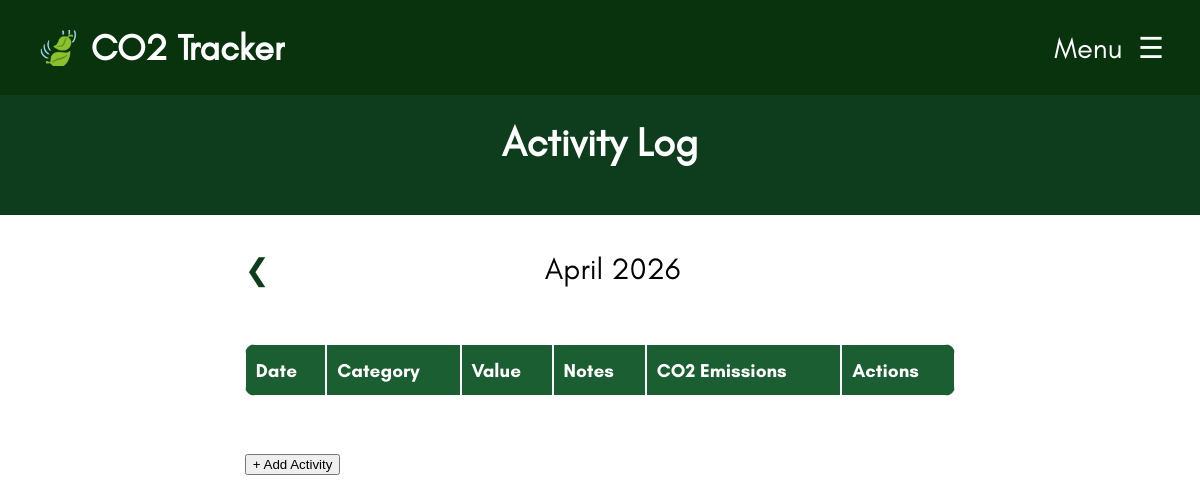
Before: /activity-log.php (signed in) with the older database file.
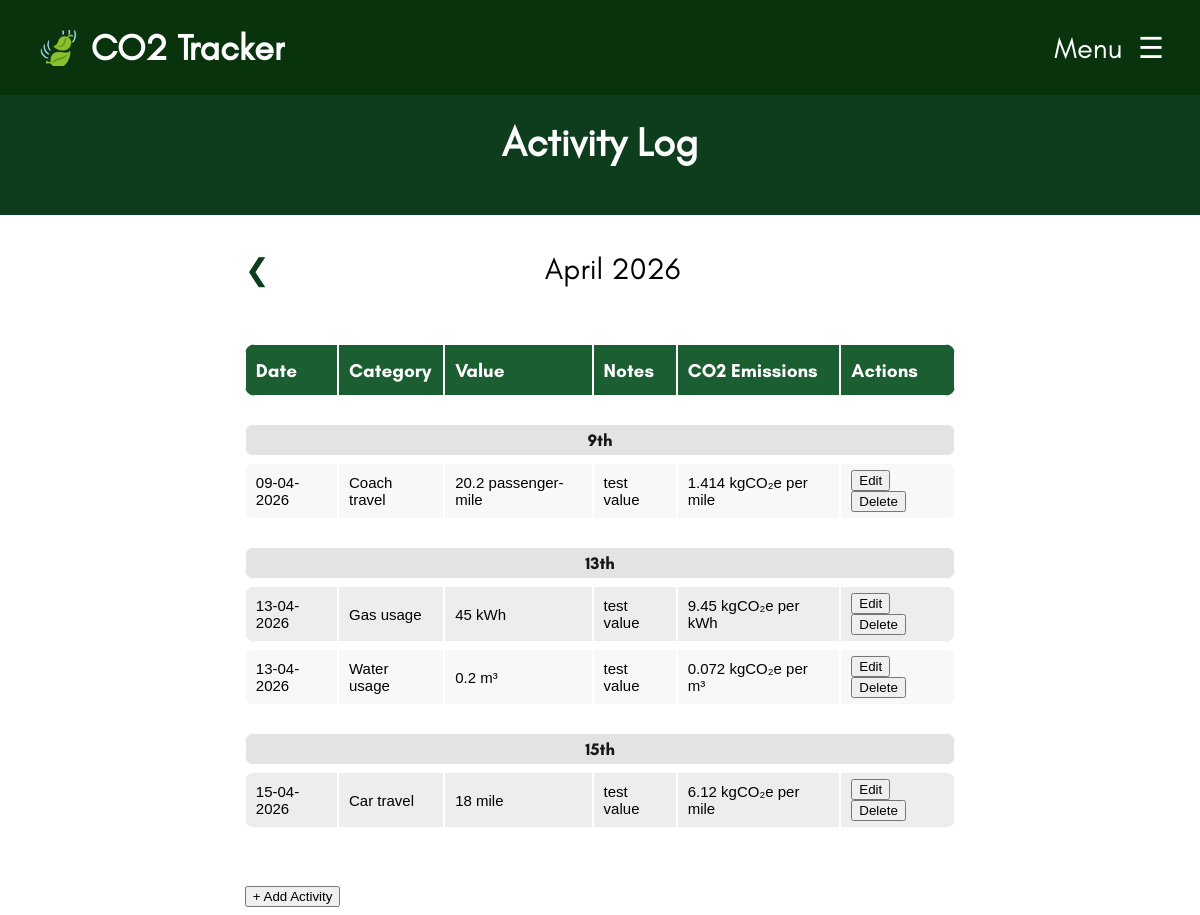
After: the same page with the newer database file.
### tables this page shows
CREATE TABLE "Activity_Log" (
	"Log_ID"	INTEGER,
	"User_ID"	INTEGER NOT NULL,
	"Category_ID"	INTEGER NOT NULL,
	"Value"	INTEGER NOT NULL,
	"Activity_Date"	DATETIME NOT NULL,
	"Notes"	TEXT,
	"Calculated_Emissions"	REAL NOT NULL,
	PRIMARY KEY("Log_ID" AUTOINCREMENT),
	FOREIGN KEY("Category_ID") REFERENCES "Emission_Category"("Category_ID"),
	FOREIGN KEY("User_ID") REFERENCES "User"("User_ID")
);

CREATE TABLE Emission_Category
(
	Category_ID TEXT PRIMARY KEY,
	Name TEXT NOT NULL,
	Description TEXT NOT NULL,
	Unit TEXT NOT NULL,
	Average REAL NOT NULL,
	Emission_Factor REAL NOT NULL,
	Emission_Unit TEXT NOT NULL
);

### components/functions.php (the view, shortened to what this page needs)
<?php
function dbConnect()
{
  $db = new SQLite3(__DIR__ . "/data.db");
  $db->enableExceptions(true);
  return $db;
}
function DisplayActivityLog()
{
  $current_month_datetime = new DateTime('first day of this month 00:00:00');
  $current_m_y = $current_month_datetime->format('m-y');
  $selected_month_param = isset($_GET['date']) ? $_GET['date'] : $current_m_y;
  $selected_month_datetime = DateTime::createFromFormat('m-y', $selected_month_param);
  $selected_month_datetime->modify('first day of this month 00:00:00');
  $prev_month = (clone $selected_month_datetime)->modify('-1 month')->format('m-y');
  echo "<div class='activity-month-select-container'>";
  echo "<a href='?date=$prev_month' class='month-select-arrow'>❮</a>";
  echo "<p class='activity-month-header'>" . $selected_month_datetime->format('F Y') . "</p>";
  echo "</div>";
  DisplayThisMonthsActivities($selected_month_datetime);
}
function DisplayThisMonthsActivities($selected_month_datetime)
{
  $db = dbConnect();
  $month = $selected_month_datetime->format('m-Y');
  $stmt = $db->prepare("
          SELECT AL.*, U.Username, C.Name, C.Unit, C.Emission_Unit
          FROM Activity_Log AL
          INNER JOIN User U ON AL.User_ID = U.User_ID
          INNER JOIN Emission_Category C ON AL.Category_ID = C.Category_ID
          WHERE U.User_ID = :user_id
          AND substr(Activity_Date, 4, 7) = :selected_month
          ORDER BY AL.Activity_Date ASC
      ");
  $stmt->bindValue(':user_id', $_SESSION['user_id'], SQLITE3_INTEGER);
  $stmt->bindValue(':selected_month', $month, SQLITE3_TEXT);
  $results = $stmt->execute();
  if ($results) {
    $lastDate = "";
    echo "
          <table class='activities-table'>
          <tr>
              <th>Date</th>
              <th>Category</th>
              <th>Value</th>
              <th>Notes</th>
              <th>CO2 Emissions</th>
              <th>Actions</th>
          </tr>";
    while ($row = $results->fetchArray(SQLITE3_ASSOC)) {
      $currentDate = $row['Activity_Date'];
      $dateTime = DateTime::createFromFormat('d-m-Y', $currentDate);
      $dateFormatted = $dateTime->format('jS');
      if ($currentDate !== $lastDate) {
        echo "
                  <tr></tr>
                  <tr></tr>
                  <tr></tr>
                  <tr class='date-break'>
                      <td colspan='6'><p>" . $dateFormatted . "</p></td>
                  </tr>";
        $lastDate = $currentDate;
      }
      $logId = $row['Log_ID'];
      $escapedNotes = htmlspecialchars($row['Notes'], ENT_QUOTES);
      $escapedValue = htmlspecialchars($row['Value'], ENT_QUOTES);
      $dateForEditInput = $dateTime->format('Y-m-d');
      echo "
              <tr id='row-{$logId}'>
                  <td>{$row['Activity_Date']}</td>
                  <td>{$row['Name']}</td>
                  <td>{$row['Value']} {$row['Unit']}</td>
                  <td>{$row['Notes']}</td>
                  <td>{$row['Calculated_Emissions']} {$row['Emission_Unit']}</td>
                  <td class='action-buttons'>
                      <button onclick='openEditModal({$logId}, \"{$dateForEditInput}\", \"{$escapedValue}\", \"{$escapedNotes}\")'>Edit</button>
                      <button onclick='confirmDelete({$logId})'>Delete</button>
                  </td>
              </tr>";
    }
    echo "</table>";
    echo "<button onclick='openAddModal()' class='add-activity-btn'>+ Add Activity</button>";
  } else {
    echo "No activities found or query failed.";
  }
}

### activity-log.php (shortened to what this page needs)
<!DOCTYPE html>
<html lang="en">
  <?php
  include("components/head.php");
  ?>
    <div class="welcome-container">
        <h1 style="font-size: 40px; margin-bottom: -15px;">Activity Log</h1><br><br>
    </div>
    <div class="activity-log-container">
        <?php DisplayActivityLog(); ?>
    </div>
</body>
</html>

### components/head.php (shortened to what this page needs)
<head>
    <link rel="stylesheet" href="css/style.css" />
    <link rel="stylesheet" href="css/navbar.css" />
    <link rel="stylesheet" href="css/termsconditions.css" />
    <link rel="stylesheet" href="css/loginoverlay.css" />
    <?php
      require_once("components/functions.php");
    ?>
</head>
<body>
    <?php
      include("components/navbar.php");
    ?>

### components/navbar.php (shortened to what this page needs)
<header>
    <nav class="navbar">
        <ul class="navbar-items">
            <li class="navbar-logo">
                <a href="index.php">🍃 CO2 Tracker</a>
            </li>
            <li class="menu-button">
                <span onclick="openSideBar()">Menu &nbsp☰</span>
            </li>
        </ul>
    </nav>
</header>
<div id="sidebar-container" class="sidebar-container">
    <ul class="sidebar-items">
        <li style="font-size: 70px; text-align: center; justify-content: center; margin-bottom: -20px; margin-top: -30px; padding-left: 0px;"><a class="sidebar-logo" href="index.php">🍃</a><li>
    </ul>
</div>
<br><br><br>

### css/style.css (style rules this page uses)
:root { --lighter-theme-colour: #1b5e31; --main-theme-colour: #0d3d1d; --darker-theme-colour: #08330d; --error-colour: #ff1313; }
.welcome-container { z-index: -1; display: flex; flex-direction: column; box-sizing: border-box; text-align: center; align-items: center; position: absolute; left: 0; right: 0; width: 100%; padding: 20px 0; background-color: var(--main-theme-colour); color: white; font-family: Glacial Indifference; }
.welcome-container h1 { font-size: 42px; margin-bottom: -15px; }
body { font-size: 18px; font-family: Arial, Helvetica, sans-serif; }
.activity-log-container { width: 60%; margin: auto; margin-top: 150px; }
.activity-month-select-container { display: flex; justify-content: space-between; align-items: center; margin-bottom: 20px; }
.activity-month-header { font-family: Glacial Indifference; font-size: 30px; text-align: center; }
.month-select-arrow { font-size: 30px; color: var(--main-theme-colour); cursor: pointer; text-decoration: none; }
.activities-table { font-family: arial, sans-serif; font-size: 15px; width: 100%; border-collapse: separate; border-spacing: 0px 7px; border-radius: 10px; margin-bottom: 50px; }
.activities-table td, th { border: 1px solid white; text-align: left; padding: 6px 10px; height: 2em; }
th { font-family: 'Glacial Indifference Bold'; background-color: var(--lighter-theme-colour); color: white; font-size: 19px; }
.date-break td { height: 0.5rem !important; padding: 0px !important; background-color: #e3e3e3 !important; text-align: center !important; }
.date-break td p { margin: 5px !important; font-size: 17px; font-family: 'Glacial Indifference Bold'; opacity: 0.9; }
.activities-table tr:nth-child(even) { background-color: #f8f8f8; }
table tr { clip-path: xywh(0 0 100% 100% round 0.7em); background-color: #ededed; }

### css/navbar.css (style rules this page uses)
.navbar { color: #1e1919; background-color: #08330d; height: 95px; align-content: center; position: fixed; left: 0; right: 0; top: 0; bottom: 0; }
.navbar-items { text-decoration: none; font-family: Glacial Indifference; list-style: none; padding: 0 3%; display: flex; justify-content: space-between; align-items: center; background: none; height: 100%; margin: 0px; }
nav ul li a { text-decoration: none; margin-right: 24px; color: white; font-size: 29px; position: relative; }
.navbar-logo a { margin: 0; display: block; text-decoration: none; font-weight: bold; line-height: 100%; white-space: nowrap; overflow: hidden; color: #FFFFFF; font-size: 36px !important; background-color: transparent; transition: font-size 0.05s ease-in-out; }
.menu-button { font-size: 29px; transition: font-size 0.1s ease-in-out; color: white; }
.sidebar-container { position: fixed; top: 0; right: 0; width: 0px; height: 100%; background-color: #08330d; padding-top: 60px; z-index: 1001; overflow-x: hidden; transition: 0.5s; }
.sidebar-items { list-style-type: none; padding-left: 0; }
.sidebar-items li { background-color: #08330d; font-family: Glacial Indifference; height: 70px; display: flex; align-items: center; width: 100%; left: 0; padding-left: 30px; }
.sidebar-logo { text-decoration: none; transition: font-size 0.1s ease-in-out; }

Changed rows visible on the page:
added activity_log: Activity_Date "9th", Activity_Date "09-04-2026", Category_ID.Name "Coach travel", Value "20.2", Category_ID.Unit "passenger-mile", Notes "test value", Calculated_Emissions "1.414", Category_ID.Emission_Unit "kgCO₂e per mile"
added activity_log: Activity_Date "13th", Activity_Date "13-04-2026", Category_ID.Name "Gas usage", Value "45", Category_ID.Unit "kWh", Notes "test value", Calculated_Emissions "9.45", Category_ID.Emission_Unit "kgCO₂e per kWh"
added activity_log: Activity_Date "13-04-2026", Category_ID.Name "Water usage", Value "0.2", Category_ID.Unit "m³", Notes "test value", Calculated_Emissions "0.072", Category_ID.Emission_Unit "kgCO₂e per m³"
added activity_log: Activity_Date "15th", Activity_Date "15-04-2026", Category_ID.Name "Car travel", Value "18", Category_ID.Unit "mile", Notes "test value", Calculated_Emissions "6.12", Category_ID.Emission_Unit "kgCO₂e per mile"
